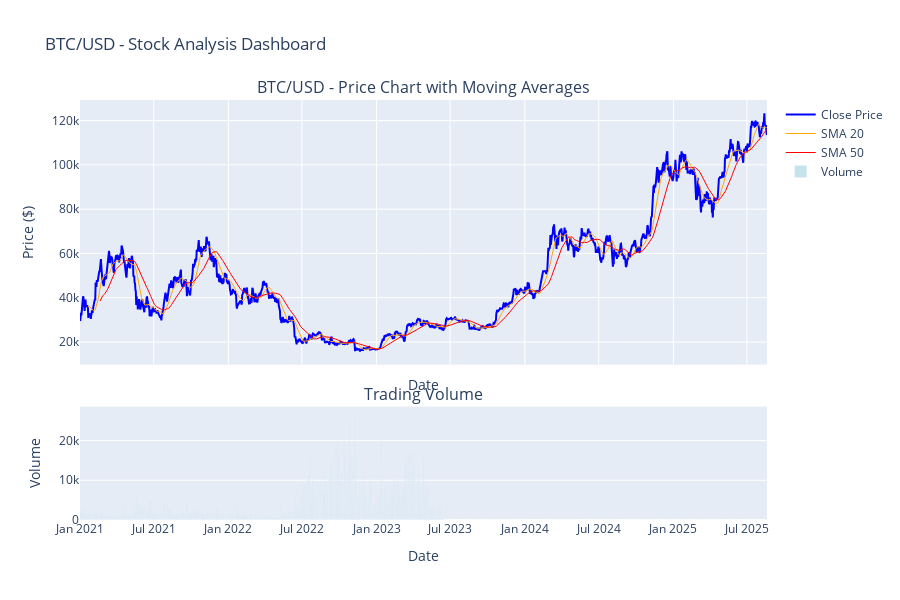
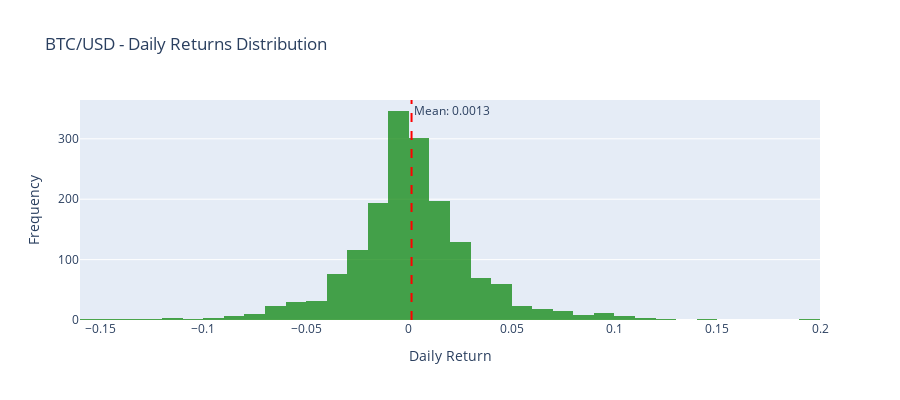
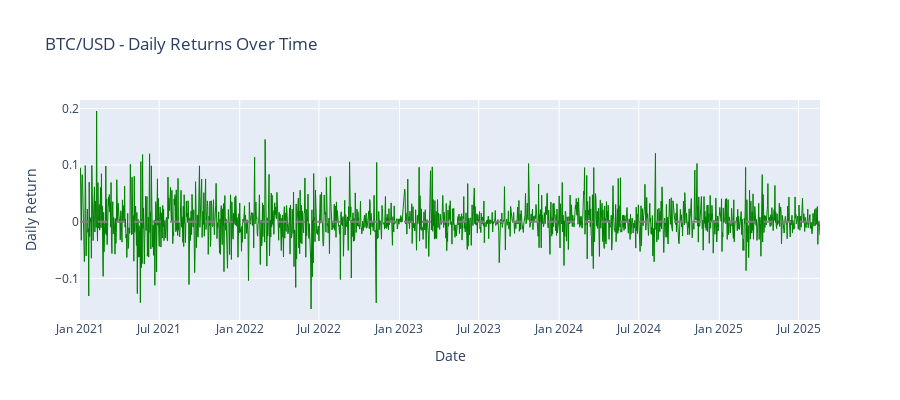
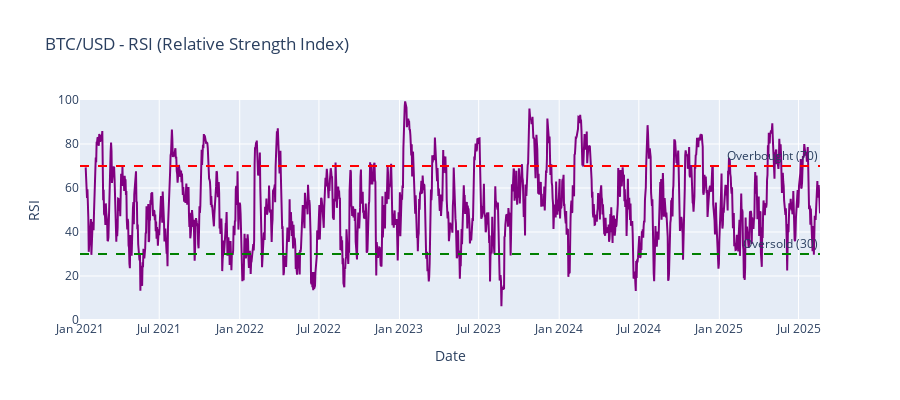

The notebook cell these images were saved under, in order:
### Code cell
# Create comprehensive interactive plots for financial analysis using Plotly

if barset is None:
    print("❌ No data available. Please check your symbol and timeframe.")
else:
    print(f"✅ Data available! Creating plots for {len(barset)} data points...")
    
    # Forward fill to remove NaN values
    print("Applying forward fill to remove NaN values...")
    barset = barset.fillna(method='ffill')
    print(f"Data cleaned. Remaining NaN values: {barset.isnull().sum().sum()}")
    
    # 1. Price Chart with Moving Averages and Volume
    fig_price = make_subplots(
        rows=2, cols=1,
        shared_xaxes=True,
        vertical_spacing=0.1,
        subplot_titles=(f'{symbol} - Price Chart with Moving Averages', 'Trading Volume'),
        row_heights=[0.7, 0.3]
    )

    # Add price and moving averages
    fig_price.add_trace(
        go.Scatter(x=barset['timestamp'], y=barset['close'], 
                  name='Close Price', line=dict(color='blue', width=2)),
        row=1, col=1
    )
    fig_price.add_trace(
        go.Scatter(x=barset['timestamp'], y=barset['sma_20'], 
                  name='SMA 20', line=dict(color='orange', width=1)),
        row=1, col=1
    )
    fig_price.add_trace(
        go.Scatter(x=barset['timestamp'], y=barset['sma_50'], 
                  name='SMA 50', line=dict(color='red', width=1)),
        row=1, col=1
    )

    # Add volume
    fig_price.add_trace(
        go.Bar(x=barset['timestamp'], y=barset['volume'], 
               name='Volume', marker_color='lightblue', opacity=0.7),
        row=2, col=1
    )

    fig_price.update_layout(
        title=f'{symbol} - Stock Analysis Dashboard',
        xaxis_title='Date',
        yaxis_title='Price ($)',
        height=600,
        showlegend=True
    )
    fig_price.update_xaxes(title_text="Date", row=2, col=1)
    fig_price.update_yaxes(title_text="Volume", row=2, col=1)

    fig_price.show()

    # 2. Daily Returns Distribution
    returns_clean = barset['daily_return'].dropna()
    fig_returns = go.Figure()

    fig_returns.add_trace(go.Histogram(
        x=returns_clean,
        nbinsx=50,
        name='Daily Returns',
        marker_color='green',
        opacity=0.7
    ))

    fig_returns.add_vline(
        x=returns_clean.mean(),
        line_dash="dash",
        line_color="red",
        annotation_text=f"Mean: {returns_clean.mean():.4f}"
    )

    fig_returns.update_layout(
        title=f'{symbol} - Daily Returns Distribution',
        xaxis_title='Daily Return',
        yaxis_title='Frequency',
        height=400
    )
    fig_returns.show()

    # 2b. Plot daily returns as a time series
    fig_returns_ts = go.Figure()
    fig_returns_ts.add_trace(go.Scatter(
        x=barset['timestamp'],
        y=barset['daily_return'],
        mode='lines',
        name='Daily Return',
        line=dict(color='green', width=1)
    ))
    fig_returns_ts.add_hline(y=0, line_dash="dash", line_color="gray")
    fig_returns_ts.update_layout(
        title=f'{symbol} - Daily Returns Over Time',
        xaxis_title='Date',
        yaxis_title='Daily Return',
        height=400
    )
    fig_returns_ts.show()

    # 3. RSI Chart
    fig_rsi = go.Figure()

    fig_rsi.add_trace(go.Scatter(
        x=barset['timestamp'], 
        y=barset['rsi'],
        mode='lines',
        name='RSI',
        line=dict(color='purple', width=2)
    ))

    fig_rsi.add_hline(y=70, line_dash="dash", line_color="red", 
                      annotation_text="Overbought (70)")
    fig_rsi.add_hline(y=30, line_dash="dash", line_color="green", 
                      annotation_text="Oversold (30)")

    fig_rsi.update_layout(
        title=f'{symbol} - RSI (Relative Strength Index)',
        xaxis_title='Date',
        yaxis_title='RSI',
        yaxis=dict(range=[0, 100]),
        height=400
    )
    fig_rsi.show()

    # 4. Volatility Chart
    fig_vol = go.Figure()

    fig_vol.add_trace(go.Scatter(
        x=barset['timestamp'], 
        y=barset['volatility'],
        mode='lines',
        name='20-Day Rolling Volatility',
        line=dict(color='red', width=2),
        fill='tonexty'
    ))

    fig_vol.update_layout(
        title=f'{symbol} - 20-Day Rolling Volatility',
        xaxis_title='Date',
        yaxis_title='Volatility',
        height=400
    )
    fig_vol.show()

    # 5. Price vs Volume Scatter Plot
    fig_scatter = px.scatter(
        barset, 
        x='volume', 
        y='close',
        color='daily_return',
        size='volume',
        hover_data=['timestamp'],
        title=f'{symbol} - Price vs Volume Relationship',
        color_continuous_scale='RdYlBu'
    )

    fig_scatter.update_layout(
        xaxis_title='Volume',
        yaxis_title='Close Price ($)',
        height=500
    )
    fig_scatter.show()

    # 6. Correlation Heatmap
    correlation_features = ['close', 'volume', 'daily_return', 'volatility', 'rsi']
    correlation_matrix = barset[correlation_features].corr()

    fig_corr = go.Figure(data=go.Heatmap(
        z=correlation_matrix.values,
        x=correlation_matrix.columns,
        y=correlation_matrix.columns,
        colorscale='RdBu',
        zmid=0,
        text=correlation_matrix.round(3).values,
        texttemplate="%{text}",
        textfont={"size": 12},
        hoverongaps=False
    ))

    fig_corr.update_layout(
        title=f'{symbol} - Feature Correlation Heatmap',
        height=500
    )
    fig_corr.show()

    # 7. Candlestick Chart (Bonus interactive chart)
    fig_candlestick = go.Figure(data=go.Candlestick(
        x=barset['timestamp'],
        open=barset['open'],
        high=barset['high'],
        low=barset['low'],
        close=barset['close'],
        name='OHLC'
    ))

    fig_candlestick.update_layout(
        title=f'{symbol} - Candlestick Chart',
        xaxis_title='Date',
        yaxis_title='Price ($)',
        height=500,
        xaxis_rangeslider_visible=False
    )
    fig_candlestick.show()

    # Statistical Summary
    print("\n" + "="*50)
    print("STATISTICAL SUMMARY")
    print("="*50)

    # Basic statistics
    print(f"\n{symbol} - Key Statistics:")
    print(f"Current Price: ${barset['close'].iloc[-1]:.2f}")
    print(f"52-Week High: ${barset['close'].max():.2f}")
    print(f"52-Week Low: ${barset['close'].min():.2f}")
    print(f"Average Daily Return: {barset['daily_return'].mean():.4f} ({barset['daily_return'].mean()*100:.2f}%)")
    print(f"Volatility (Std Dev): {barset['daily_return'].std():.4f} ({barset['daily_return'].std()*100:.2f}%)")
    print(f"Average Volume: {barset['volume'].mean():,.0f}")
    print("\nCorrelation Matrix:")
    print(correlation_matrix.round(3))

### Figure 1 — Plotly figure (JSON) as saved in the notebook; plotly's stock layout.template omitted (floating-point values rounded to 4 significant figures; data arrays with more than 128 entries replaced by an {"elided": "..."} marker saying what was removed)
{"data": [{"line": {"color": "blue", "width": 2}, "name": "Close Price", "type": "scatter", "x": {"elided": "1692 str values"}, "xaxis": "x", "y": {"elided": "1692 float values"}, "yaxis": "y"}, {"line": {"color": "orange", "width": 1}, "name": "SMA 20", "type": "scatter", "x": {"elided": "1692 str values"}, "xaxis": "x", "y": {"elided": "1692 float values"}, "yaxis": "y"}, {"line": {"color": "red", "width": 1}, "name": "SMA 50", "type": "scatter", "x": {"elided": "1692 str values"}, "xaxis": "x", "y": {"elided": "1692 float values"}, "yaxis": "y"}, {"marker": {"color": "lightblue"}, "name": "Volume", "opacity": 0.7, "type": "bar", "x": {"elided": "1692 str values"}, "xaxis": "x2", "y": {"elided": "1692 float values"}, "yaxis": "y2"}], "layout": {"annotations": [{"font": {"size": 16}, "showarrow": false, "text": "BTC/USD - Price Chart with Moving Averages", "x": 0.5, "xanchor": "center", "xref": "paper", "y": 1, "yanchor": "bottom", "yref": "paper"}, {"font": {"size": 16}, "showarrow": false, "text": "Trading Volume", "x": 0.5, "xanchor": "center", "xref": "paper", "y": 0.27, "yanchor": "bottom", "yref": "paper"}], "height": 600, "showlegend": true, "title": {"text": "BTC/USD - Stock Analysis Dashboard"}, "xaxis": {"anchor": "y", "domain": [0, 1], "matches": "x2", "showticklabels": false, "title": {"text": "Date"}}, "xaxis2": {"anchor": "y2", "domain": [0, 1], "title": {"text": "Date"}}, "yaxis": {"anchor": "x", "domain": [0.37, 1], "title": {"text": "Price ($)"}}, "yaxis2": {"anchor": "x2", "domain": [0, 0.27], "title": {"text": "Volume"}}}}

### Figure 2 — Plotly figure (JSON) as saved in the notebook; plotly's stock layout.template omitted (floating-point values rounded to 4 significant figures; data arrays with more than 128 entries replaced by an {"elided": "..."} marker saying what was removed)
{"data": [{"marker": {"color": "green"}, "name": "Daily Returns", "nbinsx": 50, "opacity": 0.7, "type": "histogram", "x": {"elided": "1691 float values"}}], "layout": {"annotations": [{"showarrow": false, "text": "Mean: 0.0013", "x": 0.001293, "xanchor": "left", "xref": "x", "y": 1, "yanchor": "top", "yref": "y domain"}], "height": 400, "shapes": [{"line": {"color": "red", "dash": "dash"}, "type": "line", "x0": 0.001293, "x1": 0.001293, "xref": "x", "y0": 0, "y1": 1, "yref": "y domain"}], "title": {"text": "BTC/USD - Daily Returns Distribution"}, "xaxis": {"title": {"text": "Daily Return"}}, "yaxis": {"title": {"text": "Frequency"}}}}

### Figure 3 — Plotly figure (JSON) as saved in the notebook; plotly's stock layout.template omitted (floating-point values rounded to 4 significant figures; data arrays with more than 128 entries replaced by an {"elided": "..."} marker saying what was removed)
{"data": [{"line": {"color": "green", "width": 1}, "mode": "lines", "name": "Daily Return", "type": "scatter", "x": {"elided": "1692 str values"}, "y": {"elided": "1692 float values"}}], "layout": {"height": 400, "shapes": [{"line": {"color": "gray", "dash": "dash"}, "type": "line", "x0": 0, "x1": 1, "xref": "x domain", "y0": 0, "y1": 0, "yref": "y"}], "title": {"text": "BTC/USD - Daily Returns Over Time"}, "xaxis": {"title": {"text": "Date"}}, "yaxis": {"title": {"text": "Daily Return"}}}}

### Figure 4 — Plotly figure (JSON) as saved in the notebook; plotly's stock layout.template omitted (floating-point values rounded to 4 significant figures; data arrays with more than 128 entries replaced by an {"elided": "..."} marker saying what was removed)
{"data": [{"line": {"color": "purple", "width": 2}, "mode": "lines", "name": "RSI", "type": "scatter", "x": {"elided": "1692 str values"}, "y": {"elided": "1692 float values"}}], "layout": {"annotations": [{"showarrow": false, "text": "Overbought (70)", "x": 1, "xanchor": "right", "xref": "x domain", "y": 70, "yanchor": "bottom", "yref": "y"}, {"showarrow": false, "text": "Oversold (30)", "x": 1, "xanchor": "right", "xref": "x domain", "y": 30, "yanchor": "bottom", "yref": "y"}], "height": 400, "shapes": [{"line": {"color": "red", "dash": "dash"}, "type": "line", "x0": 0, "x1": 1, "xref": "x domain", "y0": 70, "y1": 70, "yref": "y"}, {"line": {"color": "green", "dash": "dash"}, "type": "line", "x0": 0, "x1": 1, "xref": "x domain", "y0": 30, "y1": 30, "yref": "y"}], "title": {"text": "BTC/USD - RSI (Relative Strength Index)"}, "xaxis": {"title": {"text": "Date"}}, "yaxis": {"range": [0, 100], "title": {"text": "RSI"}}}}
